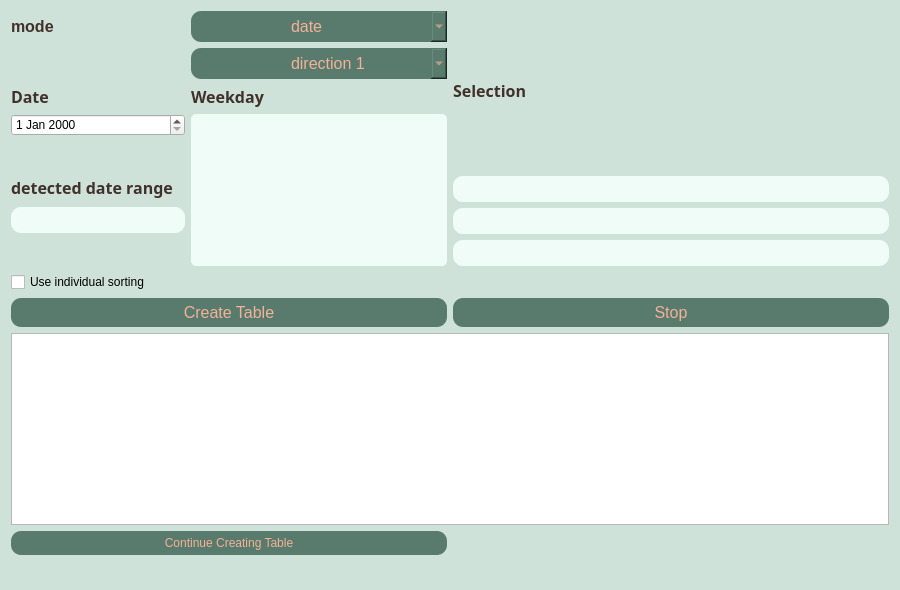
<?xml version="1.0" encoding="UTF-8"?>
<ui version="4.0">
 <class>Form</class>
 <widget class="QWidget" name="Form">
  <property name="geometry">
   <rect>
    <x>0</x>
    <y>0</y>
    <width>900</width>
    <height>590</height>
   </rect>
  </property>
  <property name="sizePolicy">
   <sizepolicy hsizetype="Minimum" vsizetype="Minimum">
    <horstretch>0</horstretch>
    <verstretch>0</verstretch>
   </sizepolicy>
  </property>
  <property name="maximumSize">
   <size>
    <width>16777215</width>
    <height>590</height>
   </size>
  </property>
  <property name="windowTitle">
   <string>Form</string>
  </property>
  <property name="styleSheet">
   <string notr="true">#Form {
border-style: solid;
border-color:  #f2f7f5;
background: #cfe2da; 

}

#Form QListWidget {
	background-color: #F0FCF7;
   border-radius: 5px;
	text-align: center;
    color:#41312b;
}

#Form QPushButton {
	background-color: #587b6d;
   border-radius: 10px;
	padding: 5px 5px 5px 5px;
	text-align: center;
    color:#f2b198;
}

#Form QLineEdit {
	background-color: #F0FCF7;
   border-radius: 10px;
	padding: 5px 5px 5px 5px;
	text-align: center;
    color:#41312b;
}

#Form QLabel {
	text-align: center;
    color:#41312b;
}

#Form QComboBox {
	background-color: #587b6d;
   border-radius: 10px;
	padding: 5px 5px 5px 100px;
	text-align: center;
    color:#f2b198;
    
}

#Form QPushButton:hover {
	background-color: #408d49;
   border-radius: 10px;
       color:#fde1d6;
}</string>
  </property>
  <layout class="QGridLayout" name="gridLayout">
   <item row="9" column="0">
    <widget class="QWidget" name="widget_8" native="true">
     <layout class="QGridLayout" name="gridLayout_15"/>
    </widget>
   </item>
   <item row="0" column="0">
    <layout class="QGridLayout" name="gridLayout_5">
     <item row="5" column="0">
      <widget class="QLabel" name="label_17">
       <property name="font">
        <font>
         <family>72</family>
         <pointsize>8</pointsize>
         <italic>false</italic>
         <bold>false</bold>
        </font>
       </property>
       <property name="styleSheet">
        <string notr="true"/>
       </property>
       <property name="text">
        <string>&lt;html&gt;&lt;head/&gt;&lt;body&gt;&lt;p&gt;&lt;span style=&quot; font-size:12pt; font-weight:600;&quot;&gt;detected date range&lt;/span&gt;&lt;/p&gt;&lt;/body&gt;&lt;/html&gt;</string>
       </property>
      </widget>
     </item>
     <item row="3" column="0">
      <widget class="QDateEdit" name="dateEdit"/>
     </item>
     <item row="0" column="1">
      <widget class="QComboBox" name="comboBox">
       <property name="enabled">
        <bool>false</bool>
       </property>
       <property name="font">
        <font>
         <pointsize>12</pointsize>
        </font>
       </property>
       <property name="styleSheet">
        <string notr="true"/>
       </property>
       <item>
        <property name="text">
         <string>date</string>
        </property>
       </item>
       <item>
        <property name="text">
         <string>weekday</string>
        </property>
       </item>
      </widget>
     </item>
     <item row="0" column="0">
      <widget class="QLabel" name="label_12">
       <property name="styleSheet">
        <string notr="true"/>
       </property>
       <property name="text">
        <string>&lt;html&gt;&lt;head/&gt;&lt;body&gt;&lt;p&gt;&lt;span style=&quot; font-size:12pt; font-weight:600;&quot;&gt;mode&lt;/span&gt;&lt;/p&gt;&lt;/body&gt;&lt;/html&gt;</string>
       </property>
      </widget>
     </item>
     <item row="2" column="0">
      <widget class="QLabel" name="label_13">
       <property name="font">
        <font>
         <family>72</family>
         <pointsize>8</pointsize>
         <italic>false</italic>
         <bold>false</bold>
        </font>
       </property>
       <property name="styleSheet">
        <string notr="true"/>
       </property>
       <property name="text">
        <string>&lt;html&gt;&lt;head/&gt;&lt;body&gt;&lt;p&gt;&lt;span style=&quot; font-size:12pt; font-weight:600;&quot;&gt;Date&lt;/span&gt;&lt;/p&gt;&lt;/body&gt;&lt;/html&gt;</string>
       </property>
      </widget>
     </item>
     <item row="6" column="0">
      <widget class="QLineEdit" name="line_Selection_date_range">
       <property name="enabled">
        <bool>false</bool>
       </property>
       <property name="styleSheet">
        <string notr="true"/>
       </property>
      </widget>
     </item>
     <item row="3" column="1" rowspan="5">
      <widget class="QListWidget" name="listDatesWeekday">
       <property name="enabled">
        <bool>false</bool>
       </property>
       <property name="font">
        <font>
         <pointsize>12</pointsize>
        </font>
       </property>
       <property name="styleSheet">
        <string notr="true"/>
       </property>
       <property name="verticalScrollBarPolicy">
        <enum>Qt::ScrollBarAlwaysOff</enum>
       </property>
       <property name="horizontalScrollBarPolicy">
        <enum>Qt::ScrollBarAlwaysOff</enum>
       </property>
      </widget>
     </item>
     <item row="2" column="1">
      <widget class="QLabel" name="label_6">
       <property name="font">
        <font>
         <family>72</family>
         <pointsize>8</pointsize>
         <italic>false</italic>
         <bold>false</bold>
        </font>
       </property>
       <property name="styleSheet">
        <string notr="true"/>
       </property>
       <property name="text">
        <string>&lt;html&gt;&lt;head/&gt;&lt;body&gt;&lt;p&gt;&lt;span style=&quot; font-size:12pt; font-weight:600;&quot;&gt;Weekday&lt;/span&gt;&lt;/p&gt;&lt;/body&gt;&lt;/html&gt;</string>
       </property>
      </widget>
     </item>
     <item row="1" column="1">
      <widget class="QComboBox" name="comboBox_direction">
       <property name="enabled">
        <bool>false</bool>
       </property>
       <property name="font">
        <font>
         <pointsize>12</pointsize>
        </font>
       </property>
       <property name="styleSheet">
        <string notr="true"/>
       </property>
       <item>
        <property name="text">
         <string>direction 1</string>
        </property>
       </item>
       <item>
        <property name="text">
         <string>direction 2</string>
        </property>
       </item>
      </widget>
     </item>
    </layout>
   </item>
   <item row="2" column="0">
    <widget class="QPushButton" name="btnStart">
     <property name="enabled">
      <bool>false</bool>
     </property>
     <property name="font">
      <font>
       <pointsize>12</pointsize>
      </font>
     </property>
     <property name="styleSheet">
      <string notr="true"/>
     </property>
     <property name="text">
      <string>Create Table</string>
     </property>
    </widget>
   </item>
   <item row="1" column="0">
    <widget class="QCheckBox" name="UseIndividualSorting">
     <property name="text">
      <string>Use individual sorting</string>
     </property>
    </widget>
   </item>
   <item row="2" column="1">
    <widget class="QPushButton" name="btnStop">
     <property name="enabled">
      <bool>false</bool>
     </property>
     <property name="font">
      <font>
       <pointsize>12</pointsize>
      </font>
     </property>
     <property name="styleSheet">
      <string notr="true"/>
     </property>
     <property name="text">
      <string>Stop</string>
     </property>
    </widget>
   </item>
   <item row="3" column="0" colspan="2">
    <widget class="QTableView" name="tableView_sorting_stops">
     <property name="sizePolicy">
      <sizepolicy hsizetype="MinimumExpanding" vsizetype="MinimumExpanding">
       <horstretch>0</horstretch>
       <verstretch>0</verstretch>
      </sizepolicy>
     </property>
    </widget>
   </item>
   <item row="0" column="1">
    <layout class="QGridLayout" name="gridLayout_3">
     <item row="12" column="0">
      <widget class="QLineEdit" name="line_Selection_agency">
       <property name="enabled">
        <bool>false</bool>
       </property>
       <property name="styleSheet">
        <string notr="true"/>
       </property>
      </widget>
     </item>
     <item row="13" column="0">
      <widget class="QLineEdit" name="line_Selection_trips">
       <property name="enabled">
        <bool>false</bool>
       </property>
       <property name="styleSheet">
        <string notr="true"/>
       </property>
      </widget>
     </item>
     <item row="11" column="0">
      <widget class="QLineEdit" name="line_Selection_format">
       <property name="enabled">
        <bool>false</bool>
       </property>
       <property name="styleSheet">
        <string notr="true"/>
       </property>
      </widget>
     </item>
     <item row="0" column="0">
      <widget class="QLabel" name="label_16">
       <property name="font">
        <font>
         <family>72</family>
         <pointsize>8</pointsize>
         <italic>false</italic>
         <bold>false</bold>
        </font>
       </property>
       <property name="styleSheet">
        <string notr="true"/>
       </property>
       <property name="text">
        <string>&lt;html&gt;&lt;head/&gt;&lt;body&gt;&lt;p&gt;&lt;span style=&quot; font-size:12pt; font-weight:600;&quot;&gt;Selection&lt;/span&gt;&lt;/p&gt;&lt;/body&gt;&lt;/html&gt;</string>
       </property>
      </widget>
     </item>
    </layout>
   </item>
   <item row="4" column="0">
    <widget class="QPushButton" name="btnContinueCreate">
     <property name="enabled">
      <bool>false</bool>
     </property>
     <property name="text">
      <string>Continue Creating Table</string>
     </property>
    </widget>
   </item>
  </layout>
 </widget>
 <resources/>
 <connections/>
</ui>
